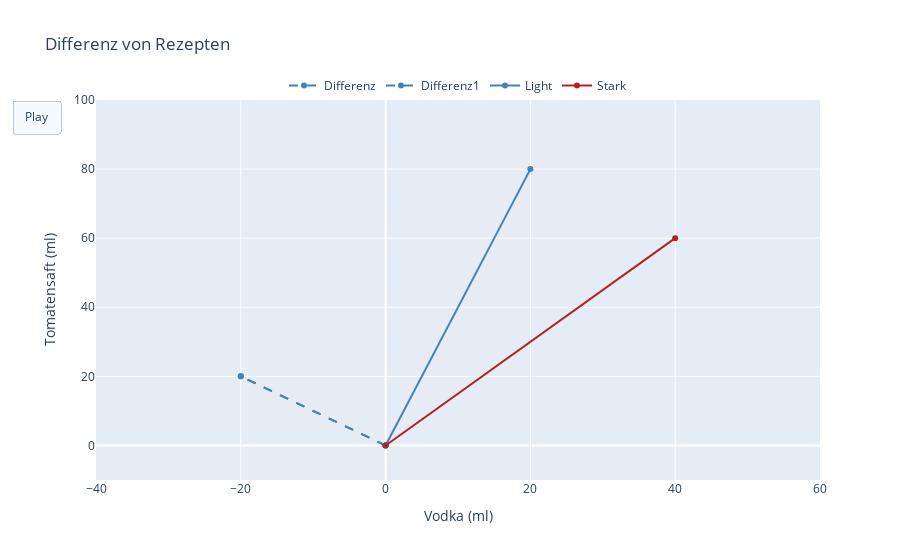

The notebook cell saved with this chart:
### Markdown cell above
Die Differenz von zwei Rezepten ist auch ein neues Rezept (nicht unbedingt ein realistisches Cocktailrezept). Zum Beispiel, wenn wir Bloody Mary Light von Bloody Mary Stark abziehen, erhalten wir ein Rezept mit $(40 - 20) = 20$ ml Vodka und $(60 - 80) = -20$ ml Tomatensaft.

$$
\begin{pmatrix}
40 \\
60 \\
\end{pmatrix}
-
\begin{pmatrix}
20 \\
80 \\
\end{pmatrix} 
=
\begin{pmatrix}
40 - 20 \\
60 - 80 \\
\end{pmatrix}
=
\begin{pmatrix}
20 \\
-20 \\
\end{pmatrix}
$$


Graphisch sieht das so aus: @fig-cocktails-difference

### Code cell
#| label: fig-cocktail-difference
#| fig-cap: "Die Differenz zwischen zwei Rezepten."
#| code-fold: true

fig8 = go.Figure(data=[
        go.Scatter(x=[0, bm_light[0] - bm_stark[0]], y=[0, bm_light[1] - bm_stark[1]], mode='lines+markers', name='Differenz', line=dict(color="steelblue", dash="dash", width=2)),
        go.Scatter(x=[0, bm_light[0] - bm_stark[0]], y=[0, bm_light[1] - bm_stark[1]], mode='lines+markers', name='Differenz1', line=dict(color="steelblue", dash="dash", width=2)),
        go.Scatter(x=[0, bm_light[0]], y=[0, bm_light[1]], mode='lines+markers', name='Light', line=dict(color="steelblue", width=2)),
        go.Scatter(x=[0, bm_stark[0]], y=[0, bm_stark[1]], mode='lines+markers', name='Stark', line=dict(color="firebrick", width=2)),
])

fig8.update_layout(
    title="Differenz von Rezepten",
    xaxis_title="Vodka (ml)",
    yaxis_title="Tomatensaft (ml)",
    xaxis_range=[-40, 60],
    yaxis_range=[-10, 100],
    updatemenus=[dict(type="buttons",
                      buttons=[dict(args=[None, {"frame": {"duration": 20, "redraw": False},
                                                 "fromcurrent": True, "transition": {"duration": 10}}],
                                     label="Play",
                                     method="animate")])],
    legend=dict(
        orientation="h",  # Horizontal legend
        yanchor="bottom",  # Align the bottom of the legend
        y=1,             # Position above the plot (1.0 is the top of the plot)
        xanchor="center",  # Center the legend horizontally
        x=0.5              # Center position
    )
)
frames = []

for i in range(1, 101):
    frames.append(go.Frame(data=[
            go.Scatter(x=[0, bm_light[0] * i / 100], y=[0, bm_light[1] * i / 100], mode='lines+markers', name='Differenz1', line=dict(dash="dot", width=2)),
            # go.Scatter(x=[0, bm_light[0]], y=[0, bm_light[1]], mode='lines+markers', name='Light', line=dict(color="steelblue", width=2)),
            # go.Scatter(x=[0, bm_stark[0]], y=[0, bm_stark[1]], mode='lines+markers', name='Stark', line=dict(color="firebrick", width=2))
    ]))
for i in range(1, 101):
    frames.append(go.Frame(data=[
            go.Scatter(x=[bm_light[0],  bm_light[0] - bm_stark[0] * i / 100], y=[bm_light[1], bm_light[1] -  bm_stark[1] * i / 100], mode='lines+markers', name='Differenz1', line=dict(color="firebrick", dash="dot",  width=2)),
            # go.Scatter(x=[0, bm_light[0]], y=[0, bm_light[1]], mode='lines+markers', name='Light', line=dict(color="steelblue", width=2)),
            # go.Scatter(x=[0, bm_stark[0]], y=[0, bm_stark[1]], mode='lines+markers', name='Stark', line=dict(color="firebrick", width=2))
    ]))
fig8.update(frames=frames)
fig8.show()

### Figure 1 — Plotly figure (JSON) as saved in the notebook; plotly's stock layout.template omitted (floating-point values rounded to 4 significant figures)
{"data": [{"line": {"color": "steelblue", "dash": "dash", "width": 2}, "mode": "lines+markers", "name": "Differenz", "type": "scatter", "x": [0, -20], "y": [0, 20]}, {"line": {"color": "steelblue", "dash": "dash", "width": 2}, "mode": "lines+markers", "name": "Differenz1", "type": "scatter", "x": [0, -20], "y": [0, 20]}, {"line": {"color": "steelblue", "width": 2}, "mode": "lines+markers", "name": "Light", "type": "scatter", "x": [0, 20], "y": [0, 80]}, {"line": {"color": "firebrick", "width": 2}, "mode": "lines+markers", "name": "Stark", "type": "scatter", "x": [0, 40], "y": [0, 60]}], "layout": {"legend": {"orientation": "h", "x": 0.5, "xanchor": "center", "y": 1, "yanchor": "bottom"}, "title": {"text": "Differenz von Rezepten"}, "updatemenus": [{"buttons": [{"args": [null, {"frame": {"duration": 20, "redraw": false}, "fromcurrent": true, "transition": {"duration": 10}}], "label": "Play", "method": "animate"}], "type": "buttons"}], "xaxis": {"range": [-40, 60], "title": {"text": "Vodka (ml)"}}, "yaxis": {"range": [-10, 100], "title": {"text": "Tomatensaft (ml)"}}}}
